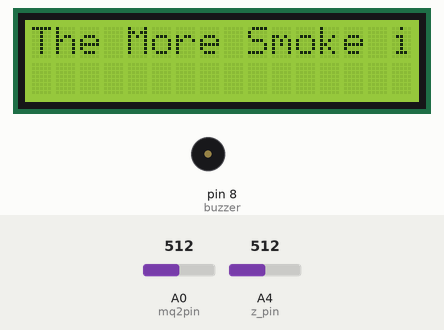
Recording of a sketch running on a simulated Arduino Uno, built with avr-gcc and run on an emulated ATmega328P. On the bench: 16×2 character LCD, buzzer (waves = sounding). Inputs (shaded band) come from the test bench; at power-on: A4 (z_pin) = 512, A0 (mq2pin) = 512. What the sketch prints to the serial monitor is not drawn.

Above: at 1.2 s.
1.3 s: A4 (z_pin) set to 770
15.3 s: A4 (z_pin) set to 788
At 24.1 s:
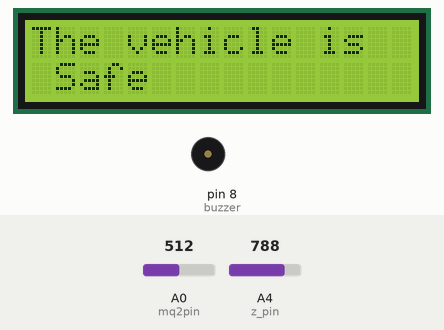
26.6 s: A0 (mq2pin) set to 311
35.6 s: A0 (mq2pin) set to 288
At 38.0 s:
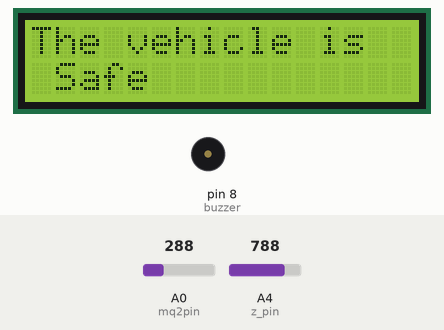
44.6 s: A0 (mq2pin) set to 306
At 45.39 s:
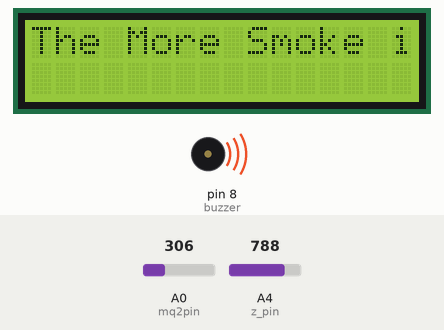
58.6 s: A0 (mq2pin) set to 122
At 59.1 s:
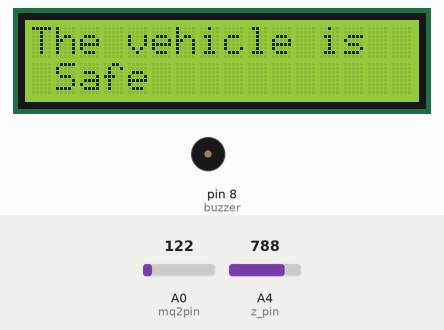
Timing chart, 0 to 61.6 s (numbered marks = the images above; inputs shaded):
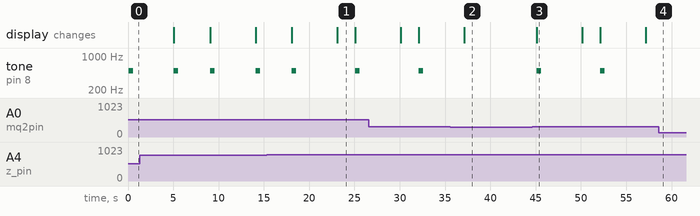

Measured:
- the behaviour switches between 779 and 780 on A4 (z_pin) (found by bisection; images 0 and 1)
- after the input at 15.3 s, tone on pin 8 (buzzer): silent → 500 Hz after 9.8 s, → silent 0.50 s later; the display: first differs from a run without the input after 7.8 s (image 1)
- after the input at 35.6 s, tone on pin 8 (buzzer): stays silent (without the input it goes to 500 Hz after 3.5 s)
- after the input at 44.6 s, tone on pin 8 (buzzer): alternates 500 Hz for 0.50 s and silent for 6.5 s, starting after 0.54 s; the display: changes after 0.55 s (image 3)
- after the input at 58.6 s, tone on pin 8 (buzzer): stops changing and stays silent
- what the display in image 1 shows lasts 2.0 s, from 23.1 s to 25.1 s
- what the display in image 3 shows lasts 5.1 s, from 45.1 s to 50.2 s

The sketch:

miniproject.ino
```cpp
/*
    KARUNADU IOT Workshop
    Problem Statement : Create a device which detects fire and also detect if any accident
    has occured and raise alarm(sound) for both the events when they occur.
    Technique used to solve the problem :
    I have used the simple smokedetector detect to detect smoke and when the value goes greater than threshold
    a alarm is turn on using the tone() and for the accident detection i have assumed that the z axis will
    change so i have used an adxl which is connected to arduino kept it still and noted the standing value as the
    threshold value and kept a 10 as the error value suppose if the threshold value is 790 then well check
    if z axis is tilted 779 or 801 then a buzzer is activated and displayed on the lcd that accident occured.
*/


#include <LiquidCrystal.h>

const int rs = 7, en = 6, d4 = 5, d5 = 4, d6 = 3, d7 = 2;
LiquidCrystal lcd(rs, en, d4, d5, d6, d7);

/*
 *  rs -> The rs (Register Select) pin determines if the data is command or character data
 *  en -> en (Enable) pin signals when data is ready to be read by the LCD
 *  d4 to d7 -> are used to send data in 4-bit mode to the LCD


*/
int gas = 0;
const int mq2pin = A0;  // Analog input Pins
const int x_pin = A2;
const int y_pin = A3;
const int z_pin = A4;
int z_out = 0;
int buzzer = 8;  // Buzzer pin
int led = 4;
void setup() {

  lcd.begin(16, 2);  // declares a 16*2 display
  pinMode(x_pin, INPUT);
  pinMode(y_pin, INPUT);
  pinMode(z_pin, INPUT);
  Serial.begin(9600);
  pinMode(mq2pin, INPUT);
  pinMode(led, OUTPUT);
}

void loop() {
  SmokeDetection(mq2pin);
  accidentDetection(z_pin);
  delay(1000);
}


int SmokeDetection(int mq2pin) {
  float sensorValue;

  sensorValue = analogRead(mq2pin);  // Reading the smoke intensisty value here were using analog read gives integer values but digitalread only gives '0' or '1'
  Serial.println("The sensor value is " + String(sensorValue));
  if (sensorValue > 303.00) {
    tone(buzzer, 500, 500);  //playing a buzzer sound when the sensorValue crosses the threshold value of alchol here assumed as smoke
    lcd.clear();
    lcd.print("The More Smoke is detected ");
    digitalWrite(led, HIGH);  // Sets the Light HIGH as hes drunk
    delay(5000);
  } else {
    digitalWrite(led, LOW);
  }
}

int accidentDetection(int z_pin) {
  z_out = analogRead(z_pin);
  Serial.println(z_out);
  if (z_out < 780.00 || z_out > 790.00)  // Threshold Value
  {
    tone(buzzer, 500, 500);
    lcd.setCursor(0, 0);
    lcd.clear();
    lcd.print("The vehicle is");
    lcd.setCursor(0, 1);
    lcd.print(" Falling ");
    digitalWrite(led, HIGH);
    delay(3000);
  } else {
    digitalWrite(led, LOW);
    lcd.clear();
    lcd.setCursor(0, 0);
    lcd.print("The vehicle is");
    lcd.setCursor(0, 1);
    lcd.print(" Safe");
    delay(1000);
  }
}
```
